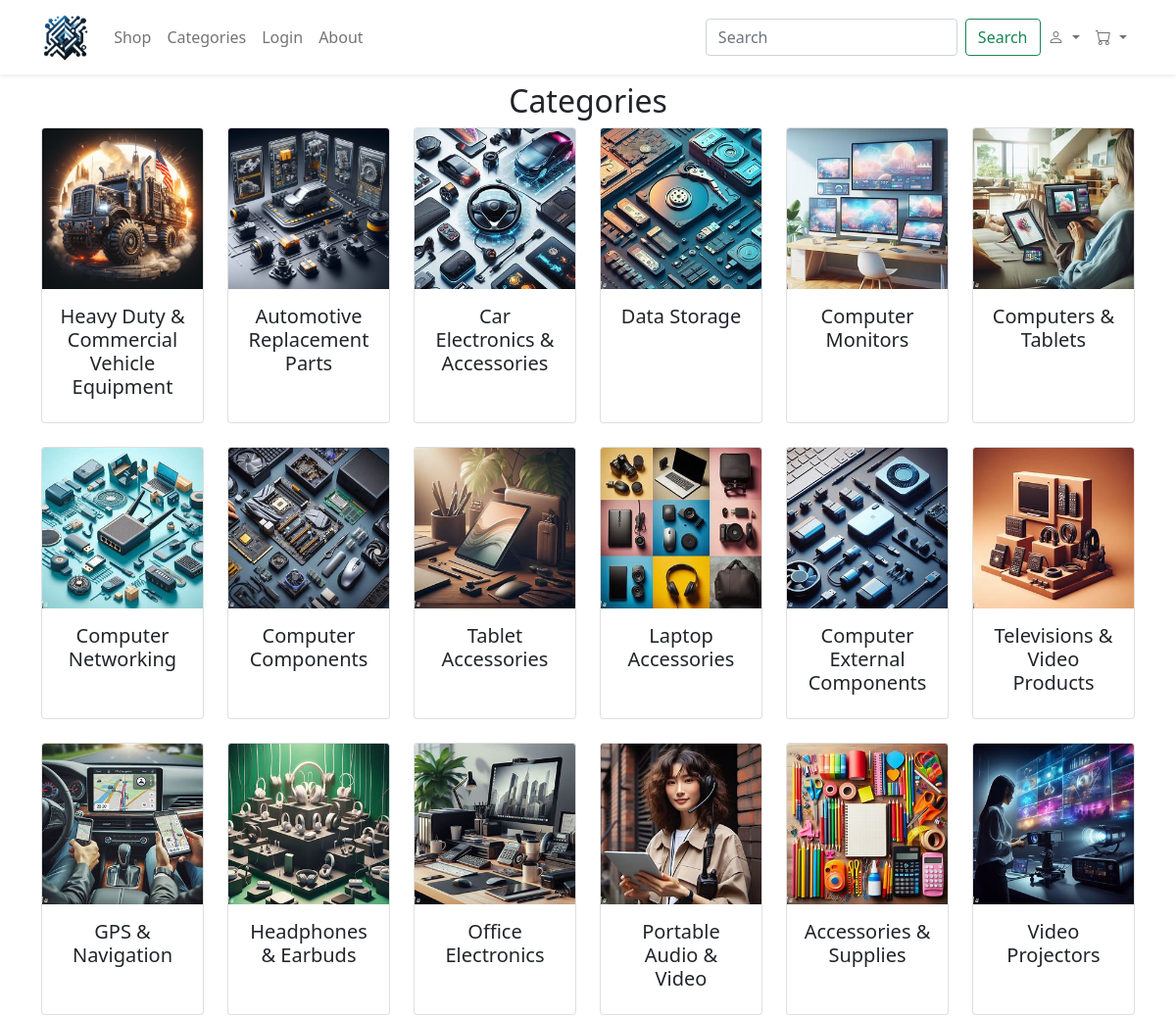
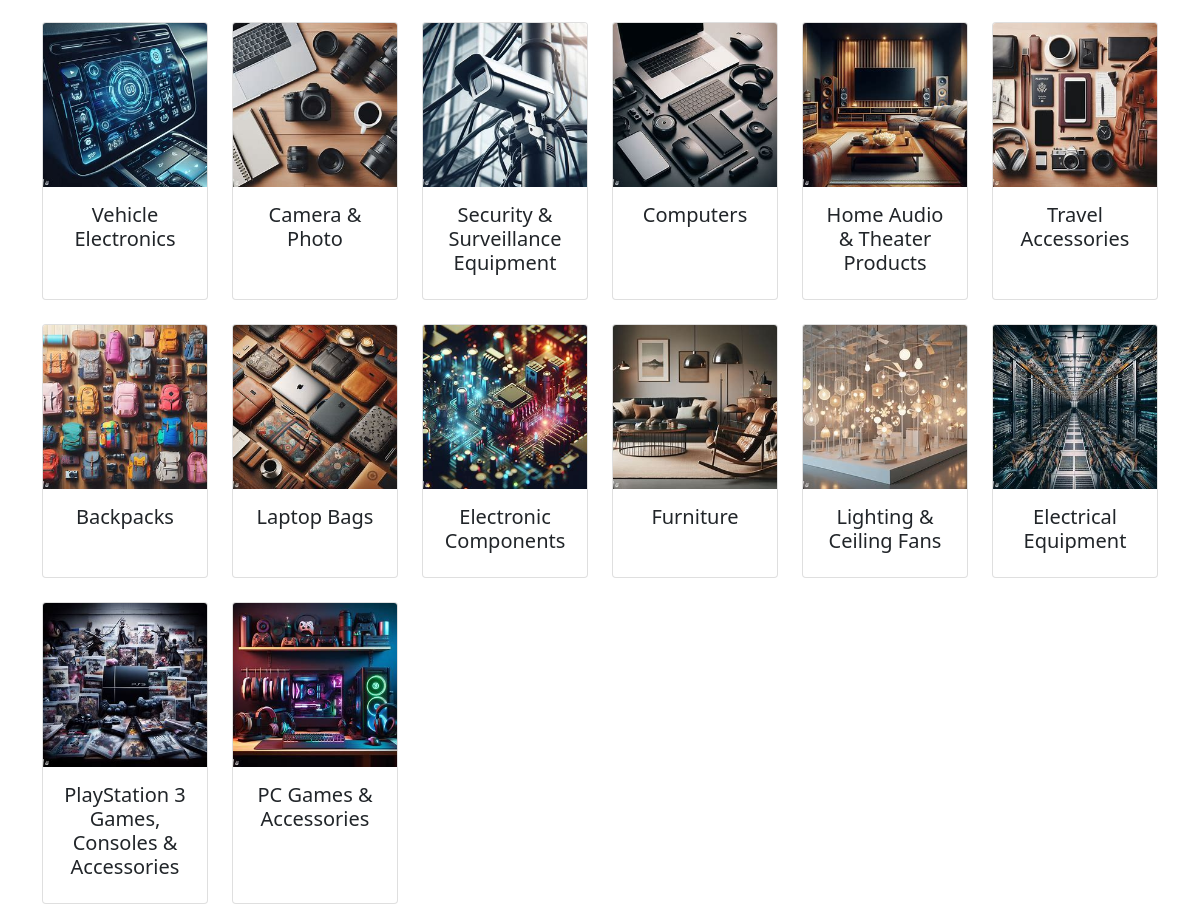
Page /categories/ on the committed database (2 pictures, top to bottom).
### app/models.py (models this page shows, shortened)
class Category(models.Model):
    name = models.CharField(max_length=200)
    image = models.ImageField(upload_to='category_images/', blank=True, null=True)

### app/views.py (the view)
# urls.py: path('categories/', views.categories, name='categories'),
def categories(request):
    category = Category.objects.all()
    return render(request, "categories.html", {"category_list":category})

### templates/categories.html
{% extends "base.html" %}
{% block content %}
    <h2 class="text-center my-2">Categories</h2>
    <div class="container">
        <div class="row g-4">
            {% for category in category_list %}
                <div class="col-2">
                    <div class="card h-100 category-card">
                        {% if category.image %}
                            <img src="{{ category.image.url }}" class="card-img-top" alt="{{ category.name }}">
                        {% else %}
                            <img src="" class="card-img-top" alt="{{ category.name }}">
                        {% endif %}
                        <div class="card-body text-center">
                            <h5 class="card-title">{{ category.name }}</h5>
                        </div>
                    </div>
                </div>
            {% endfor %}
        </div>
    </div>
{% endblock %}

### rows in the picture
Category: image (picture), name "Heavy Duty & Commercial Vehicle Equipment"
Category: image (picture), name "Automotive Replacement Parts"
Category: image (picture), name "Car Electronics & Accessories"
Category: image (picture), name "Data Storage"
Category: image (picture), name "Computer Monitors"
Category: image (picture), name "Computers & Tablets"
Category: image (picture), name "Computer Networking"
Category: image (picture), name "Computer Components"
Category: image (picture), name "Tablet Accessories"
Category: image (picture), name "Laptop Accessories"
Category: image (picture), name "Computer External Components"
Category: image (picture), name "Televisions & Video Products"
Category: image (picture), name "GPS & Navigation"
Category: image (picture), name "Headphones & Earbuds"
Category: image (picture), name "Office Electronics"
Category: image (picture), name "Portable Audio & Video"
Category: image (picture), name "Accessories & Supplies"
Category: image (picture), name "Video Projectors"
Category: image (picture), name "Vehicle Electronics"
Category: image (picture), name "Camera & Photo"
Category: image (picture), name "Security & Surveillance Equipment"
Category: image (picture), name "Computers"
Category: image (picture), name "Home Audio & Theater Products"
Category: image (picture), name "Travel Accessories"
Category: image (picture), name "Backpacks"
Category: image (picture), name "Laptop Bags"
Category: image (picture), name "Electronic Components"
Category: image (picture), name "Furniture"
Category: image (picture), name "Lighting & Ceiling Fans"
Category: image (picture), name "Electrical Equipment"
Category: image (picture), name "PlayStation 3 Games, Consoles & Accessories"
Category: image (picture), name "PC Games & Accessories"
